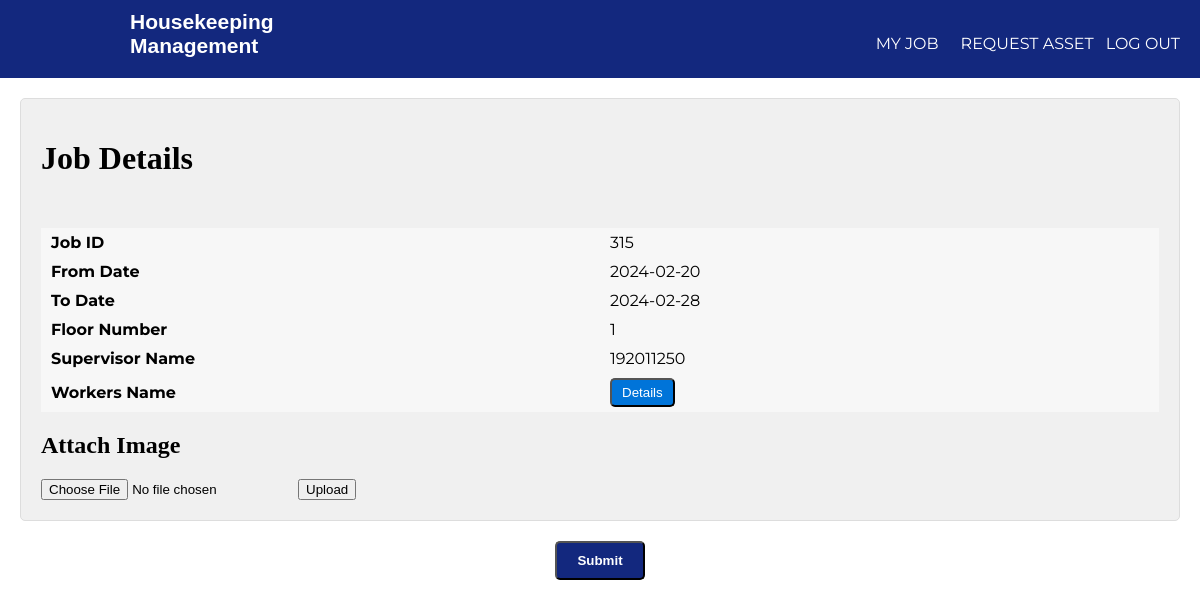
Page /job_details.php?job_id=315 on the committed database.
### tables this page shows
CREATE TABLE `job` (
  `job_id` int(11) NOT NULL,
  `bio_id` int(11) NOT NULL,
  `from_date` date NOT NULL,
  `to_date` date NOT NULL,
  `floor_no` int(11) NOT NULL,
  `supervisor` varchar(40) NOT NULL,
  `assigned_classroom` varchar(50) NOT NULL,
  `assigned_classroom2` varchar(50) NOT NULL,
  `assigned_classroom3` varchar(50) NOT NULL,
  `assigned_classroom4` varchar(50) NOT NULL,
  `assigned_classroom5` varchar(50) NOT NULL,
  `assigned_classroom6` varchar(50) NOT NULL,
  `assigned_classroom7` varchar(50) NOT NULL,
  `assigned_classroom8` varchar(50) NOT NULL,
  `assigned_classroom9` varchar(50) NOT NULL,
  `user_info_id` int(11) DEFAULT NULL,
  `worker_name` varchar(234) NOT NULL,
  `image` text NOT NULL,
  `status` varchar(233) NOT NULL
);

### job_details.php (the view, shortened to what this page needs)
<?php
require_once('process/dbh.php');
if (isset($_GET['job_id'])) {
    $job_id = $_GET['job_id'];
    $sql = "SELECT * FROM job WHERE job_id = '$job_id'";
    $result = mysqli_query($conn, $sql);
    $job = mysqli_fetch_assoc($result);
?>
<!DOCTYPE html>
<html>
<head>
    <link rel='stylesheet' type='text/css' href='styleemplogin.css'>
</head>
<body>
<header>
    <nav>
    <h1 class="container">Housekeeping <br> Management</h1>
			<ul id="navli">
            <li><a class="homered" href="myjob.php">MY JOB</a></li>
            <li><a class="homeblack" href="assetreq.php">REQUEST ASSET</a></li>
            <li><a class="homeblack" href="login.html">LOG OUT</a></li>
        </ul>
    </nav>
</header>
<div class="divider"></div>
<div class="details-box">
    <h1>Job Details</h1>
    <table class="details-table">
        <tr>
            <th>Job ID</th>
            <td><?php echo $job['job_id']; ?></td>
        </tr>
        <tr>
            <th>From Date</th>
            <td><?php echo $job['from_date']; ?></td>
        </tr>
        <tr>
            <th>To Date</th>
            <td><?php echo $job['to_date']; ?></td>
        </tr>
        <tr>
            <th>Floor Number</th>
            <td><?php echo $job['floor_no']; ?></td>
        </tr>
        <tr>
            <th>Supervisor Name</th>
            <td><?php echo $job['supervisor']; ?></td>
        </tr>
<tr>
    <th>Workers Name</th>
    <td>
        <button class="details-button" onclick="showWorkerDetails('<?php echo $job['worker_name']; ?>')">Details</button>
    </td>
</tr>
    </table>
    <div class="image-upload">
        <h2>Attach Image</h2>
        <form action="upload_image.php?job_id=<?php echo $job_id; ?>" method="POST" enctype="multipart/form-data">
            <input type="file" name="image" id="image" accept="image/*" required>
            <button type="submit" class="upload-button">Upload</button>
        </form>
    </div>
</div>
<div class="center-align">
    <button class="submit-button">Submit</button>
</div>
</body>
</html>
<?php
} else {
    echo "Job ID not provided.";
}
?>

### styleemplogin.css (style rules this page uses)
body { margin: 0px; }
header { background: black; color: white; padding: 8px 20px 6px 40px; height: 50px; }
header h1 { display: inline; font-family: 'Lobster', cursive; font-weight: 400; font-size: 32px; float: left; margin-top: 0px; margin-right: 10px; }
nav ul { display: inline; padding: 0px; float: right; }
nav ul li { display: inline-block; list-style-type: none; color: white; float: left; margin-left: 12px; }
nav ul li a { color: white; text-decoration: none; }
#navli { font-family: 'Montserrat', sans-serif; }
.homered { background-color: #005690; padding: 30px 10px 20px 10px; }
.divider { background-color: rgb(0, 86, 144); height: 5px; }
table { margin: 0px; border-collapse: collapse; width: 100%; font-family: 'Montserrat', sans-serif; margin-top: 51px; }
th, td { text-align: center; padding: 8px; }
tr:nth-child(even) { background-color: #f2f2f2 }
th { background-color: #4CAF50; color: white; }

### job_details.php (style rules this page uses)
.container { background-color: #13287e; }
header h1 { margin-left: 90px; display: inline; font-family: Poppins, sans-serif; font-weight: bold; font-size: 21px; float: left; margin-top: -8px; margin-right: 58px; }
.homered { background-color: #13287e; padding: 30px 10px 20px 10px; }
.divider { background-color: rgb(0, 86, 144); height: 5px; }
header { background: #13287e; color: white; padding: 18px 20px 53px 40px; height: 2px; }
.divider { background-color: #13287e; height: 5px; }
nav ul li a { color: #00000; text-decoration: none; }
.details-table th, .details-table td { text-align: left; width: 30%; color: black; background-color: #f7f7f7; padding: 5px 10px; }
.details-button { background-color: #0074D9; color: white; padding: 5px 10px; text-decoration: none; border-radius: 5px; }
.details-box { background-color: #f0f0f0; padding: 20px; border: 1px solid #ddd; border-radius: 5px; margin: 20px; }
.details-table { width: 100%; }
.center-align { text-align: center; }
.submit-button { background-color: #13287e; color: white; padding: 10px 20px; text-decoration: none; border-radius: 5px; font-weight: bold; cursor: pointer; }

### rows in the picture
job: job_id "315", from_date "2024-02-20", to_date "2024-02-28", floor_no "1", supervisor "192011250"
